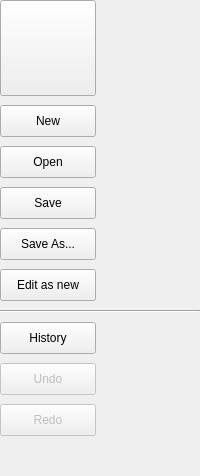
          <widget class="QFrame" name="frameToolbar">
           <property name="frameShape">
            <enum>QFrame::NoFrame</enum>
           </property>
           <property name="frameShadow">
            <enum>QFrame::Raised</enum>
           </property>
           <layout class="QVBoxLayout" name="verticalLayout_13">
            <property name="spacing">
             <number>9</number>
            </property>
            <property name="leftMargin">
             <number>0</number>
            </property>
            <property name="topMargin">
             <number>0</number>
            </property>
            <property name="rightMargin">
             <number>0</number>
            </property>
            <property name="bottomMargin">
             <number>0</number>
            </property>
            <item>
             <widget class="QPushButton" name="btnAbout">
              <property name="minimumSize">
               <size>
                <width>96</width>
                <height>96</height>
               </size>
              </property>
              <property name="maximumSize">
               <size>
                <width>96</width>
                <height>96</height>
               </size>
              </property>
              <property name="text">
               <string/>
              </property>
              <property name="icon">
               <iconset resource="../rc/ODM.qrc">
                <normaloff>:/logo/omni1rainbow.png</normaloff>:/logo/omni1rainbow.png</iconset>
              </property>
              <property name="iconSize">
               <size>
                <width>84</width>
                <height>84</height>
               </size>
              </property>
             </widget>
            </item>
            <item>
             <widget class="QPushButton" name="btnNew">
              <property name="sizePolicy">
               <sizepolicy hsizetype="Minimum" vsizetype="Minimum">
                <horstretch>0</horstretch>
                <verstretch>0</verstretch>
               </sizepolicy>
              </property>
              <property name="minimumSize">
               <size>
                <width>96</width>
                <height>32</height>
               </size>
              </property>
              <property name="maximumSize">
               <size>
                <width>96</width>
                <height>32</height>
               </size>
              </property>
              <property name="text">
               <string>New</string>
              </property>
              <property name="iconSize">
               <size>
                <width>128</width>
                <height>128</height>
               </size>
              </property>
             </widget>
            </item>
            <item>
             <widget class="QPushButton" name="btnOpen">
              <property name="minimumSize">
               <size>
                <width>96</width>
                <height>32</height>
               </size>
              </property>
              <property name="maximumSize">
               <size>
                <width>96</width>
                <height>32</height>
               </size>
              </property>
              <property name="toolTip">
               <string>Open Load Projection...</string>
              </property>
              <property name="text">
               <string>Open</string>
              </property>
             </widget>
            </item>
            <item>
             <widget class="QPushButton" name="btnSave">
              <property name="minimumSize">
               <size>
                <width>96</width>
                <height>32</height>
               </size>
              </property>
              <property name="maximumSize">
               <size>
                <width>96</width>
                <height>32</height>
               </size>
              </property>
              <property name="toolTip">
               <string>Save projection</string>
              </property>
              <property name="text">
               <string>Save</string>
              </property>
             </widget>
            </item>
            <item>
             <widget class="QPushButton" name="btnSaveAs">
              <property name="minimumSize">
               <size>
                <width>96</width>
                <height>32</height>
               </size>
              </property>
              <property name="maximumSize">
               <size>
                <width>96</width>
                <height>32</height>
               </size>
              </property>
              <property name="toolTip">
               <string>Save projection as...</string>
              </property>
              <property name="text">
               <string>Save As...</string>
              </property>
             </widget>
            </item>
            <item>
             <widget class="QPushButton" name="btnEditAsNew">
              <property name="minimumSize">
               <size>
                <width>96</width>
                <height>32</height>
               </size>
              </property>
              <property name="maximumSize">
               <size>
                <width>96</width>
                <height>32</height>
               </size>
              </property>
              <property name="toolTip">
               <string>Edit current projection as new</string>
              </property>
              <property name="text">
               <string>Edit as new</string>
              </property>
             </widget>
            </item>
            <item>
             <widget class="Line" name="lineToolbar">
              <property name="orientation">
               <enum>Qt::Horizontal</enum>
              </property>
             </widget>
            </item>
            <item>
             <widget class="QPushButton" name="btnHistory">
              <property name="minimumSize">
               <size>
                <width>96</width>
                <height>32</height>
               </size>
              </property>
              <property name="maximumSize">
               <size>
                <width>96</width>
                <height>32</height>
               </size>
              </property>
              <property name="text">
               <string>History</string>
              </property>
              <property name="checkable">
               <bool>true</bool>
              </property>
             </widget>
            </item>
            <item>
             <widget class="QPushButton" name="btnUndo">
              <property name="enabled">
               <bool>false</bool>
              </property>
              <property name="minimumSize">
               <size>
                <width>96</width>
                <height>32</height>
               </size>
              </property>
              <property name="maximumSize">
               <size>
                <width>96</width>
                <height>32</height>
               </size>
              </property>
              <property name="toolTip">
               <string>Undo last action</string>
              </property>
              <property name="text">
               <string>Undo</string>
              </property>
             </widget>
            </item>
            <item>
             <widget class="QPushButton" name="btnRedo">
              <property name="enabled">
               <bool>false</bool>
              </property>
              <property name="minimumSize">
               <size>
                <width>96</width>
                <height>32</height>
               </size>
              </property>
              <property name="maximumSize">
               <size>
                <width>96</width>
                <height>32</height>
               </size>
              </property>
              <property name="toolTip">
               <string>Redo last action</string>
              </property>
              <property name="text">
               <string>Redo</string>
              </property>
             </widget>
            </item>
            <item>
             <spacer name="verticalSpacer">
              <property name="orientation">
               <enum>Qt::Vertical</enum>
              </property>
              <property name="sizeHint" stdset="0">
               <size>
                <width>20</width>
                <height>40</height>
               </size>
              </property>
             </spacer>
            </item>
           </layout>
          </widget>
